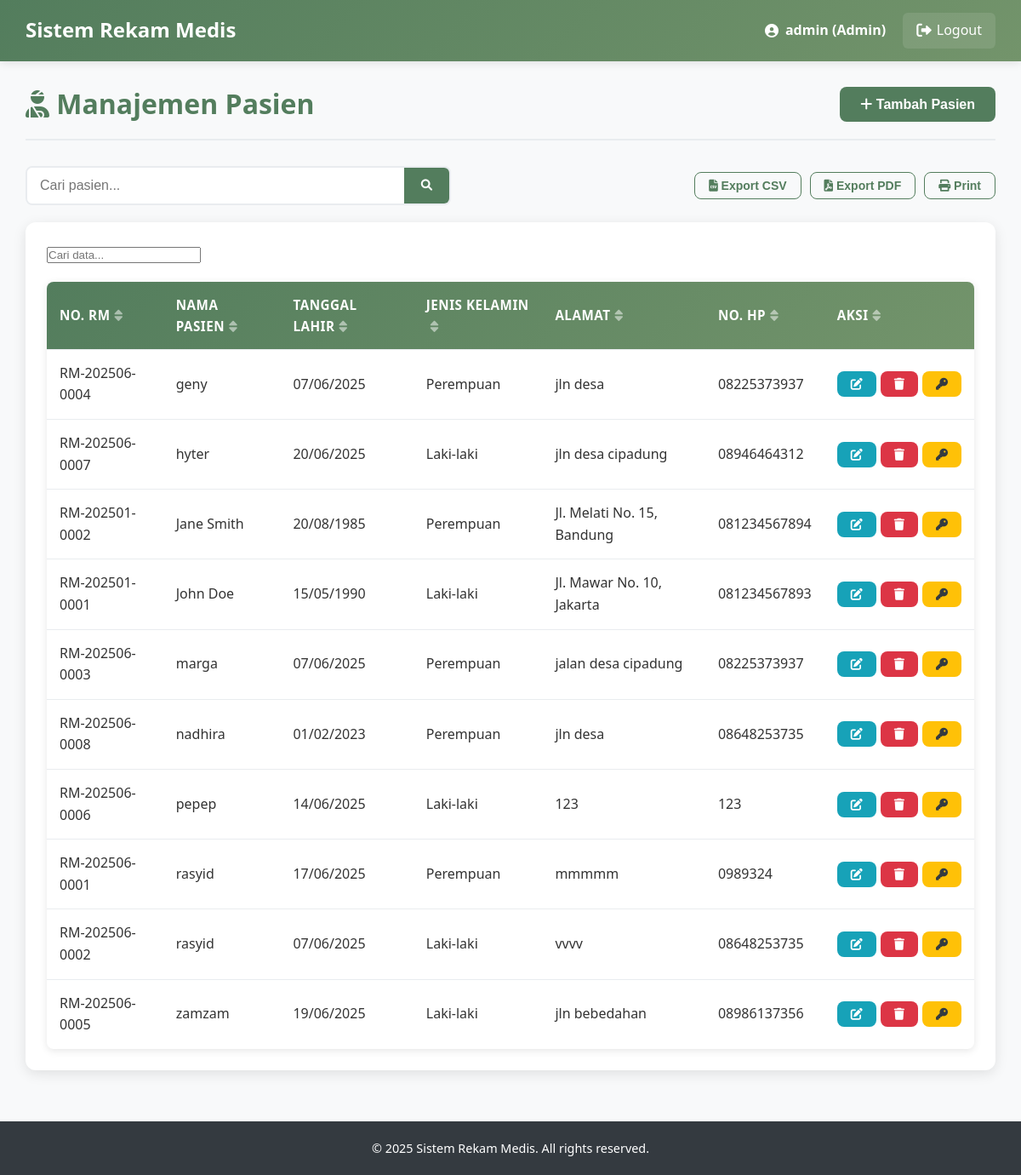
/medis_trysthan-main/Trys_Proj/admin/patients.php (signed in), run on the app's committed database.
### tables this page shows
CREATE TABLE `pasien` (
  `id_pasien` int(11) NOT NULL,
  `no_rm` varchar(20) NOT NULL,
  `nm_pasien` varchar(100) NOT NULL,
  `tgl_lhr` date DEFAULT NULL,
  `alamat` text DEFAULT NULL,
  `telepon` varchar(15) DEFAULT NULL,
  `no_hp` varchar(15) DEFAULT NULL,
  `jenis_kelamin` enum('L','P') DEFAULT NULL,
  `nm_kk` varchar(100) DEFAULT NULL,
  `hub_kel` varchar(50) DEFAULT NULL,
  `id_user` int(11) DEFAULT NULL,
  `created_at` timestamp NOT NULL DEFAULT current_timestamp(),
  `updated_at` timestamp NOT NULL DEFAULT current_timestamp() ON UPDATE current_timestamp()
);

### medis_trysthan-main/Trys_Proj/admin/patients.php (the view, shortened to what this page needs)
<?php
include '../config/database.php';
$page_title = "Manajemen Pasien";
$search = isset($_GET['search']) ? $_GET['search'] : '';
$search_condition = '';
$page = isset($_GET['page']) ? (int)$_GET['page'] : 1;
$limit = 10;
$offset = ($page - 1) * $limit;
$sql = "SELECT * FROM pasien $search_condition ORDER BY nm_pasien LIMIT $offset, $limit";
$result = $conn->query($sql);
?>
<!DOCTYPE html>
<html lang="en">
<head>
    <link rel="stylesheet" href="../css/style.css">
    <link rel="stylesheet" href="https://cdnjs.cloudflare.com/ajax/libs/font-awesome/6.0.0-beta3/css/all.min.css">
</head>
<body>
    <?php include '../includes/header.php'; ?>
    <div class="container">
        <div class="content">
            <div class="content-header">
                <h2><i class="fas fa-user-injured"></i> <?php echo $page_title; ?></h2>
                <button class="btn btn-primary" onclick="showAddModal()">
                    <i class="fas fa-plus"></i> Tambah Pasien
                </button>
            </div>
            <div class="search-filter">
                <form method="GET" action="" class="search-form">
                    <div class="search-input">
                        <input type="text" name="search" placeholder="Cari pasien..." value="<?php echo htmlspecialchars($search); ?>">
                        <button type="submit" class="search-button">
                            <i class="fas fa-search"></i>
                        </button>
                    </div>
                </form>
                <div class="filter-options">
                    <button class="btn btn-sm btn-outline" onclick="exportData('csv')">
                        <i class="fas fa-file-csv"></i> Export CSV
                    </button>
                    <button class="btn btn-sm btn-outline" onclick="exportData('pdf')">
                        <i class="fas fa-file-pdf"></i> Export PDF
                    </button>
                    <button class="btn btn-sm btn-outline" onclick="printData()">
                        <i class="fas fa-print"></i> Print
                    </button>
                </div>
            </div>
            <div class="card">
                <div class="card-body">
                    <table class="data-table">
                        <thead>
                            <tr>
                                <th>No. RM</th>
                                <th>Nama Pasien</th>
                                <th>Tanggal Lahir</th>
                                <th>Jenis Kelamin</th>
                                <th>Alamat</th>
                                <th>No. HP</th>
                                <th>Aksi</th>
                            </tr>
                        </thead>
                        <tbody>
                            <?php if ($result->num_rows > 0): ?>
                                <?php while ($row = $result->fetch_assoc()): ?>
                                <tr>
                                    <td><?php echo $row['no_rm']; ?></td>
                                    <td><?php echo $row['nm_pasien']; ?></td>
                                    <td><?php echo date('d/m/Y', strtotime($row['tgl_lhr'])); ?></td>
                                    <td><?php echo $row['jenis_kelamin'] == 'L' ? 'Laki-laki' : 'Perempuan'; ?></td>
                                    <td><?php echo $row['alamat']; ?></td>
                                    <td><?php echo $row['no_hp']; ?></td>
                                    <td>
                                        <div class="action-buttons">
                                            <button class="btn btn-sm btn-info" onclick="showEditModal(<?php echo $row['id_pasien']; ?>, '<?php echo $row['nm_pasien']; ?>', '<?php echo $row['tgl_lhr']; ?>', '<?php echo addslashes($row['alamat']); ?>', '<?php echo $row['telepon']; ?>', '<?php echo $row['no_hp']; ?>', '<?php echo $row['jenis_kelamin']; ?>', '<?php echo addslashes($row['nm_kk']); ?>', '<?php echo addslashes($row['hub_kel']); ?>')">
                                                <i class="fas fa-edit"></i>
                                            </button>
                                            <button class="btn btn-sm btn-danger" onclick="confirmDelete(<?php echo $row['id_pasien']; ?>, '<?php echo $row['nm_pasien']; ?>')">
                                                <i class="fas fa-trash"></i>
                                            </button>
                                            <button class="btn btn-sm btn-warning" onclick="confirmResetPassword(<?php echo $row['id_pasien']; ?>, '<?php echo $row['nm_pasien']; ?>')">
                                                <i class="fas fa-key"></i>
                                            </button>
                                        </div>
                                    </td>
                                </tr>
                                <?php endwhile; ?>
                            <?php else: ?>
                                <tr>
                                    <td colspan="7" class="text-center">Tidak ada data pasien.</td>
                                </tr>
                            <?php endif; ?>
                        </tbody>
                    </table>
                </div>
            </div>
        </div>
    </div>
    <?php include '../includes/footer.php'; ?>
</body>
</html>

### medis_trysthan-main/Trys_Proj/css/style.css (style rules this page uses)
* { margin: 0; padding: 0; box-sizing: border-box; }
body { font-family: "Segoe UI", Tahoma, Geneva, Verdana, sans-serif; line-height: 1.6; color: #333; background-color: #f8f9fa; }
:root { --primary-color: #537d5d; --primary-dark: #3e5e45; --primary-light: #6a9975; --secondary-color: #73946b; --secondary-dark: #5a7553; --secondary-light: #8bac83; --accent-color: #9ebc8a; --accent-dark: #85a371; --accent-light: #b7d5a3; --light-color: #d2d0a0; --light-dark: #b9b787; --light-light: #ebe9b9; --white: #ffffff; --off-white: #f9f9f9; --gray-light: #f8f9fa; --gray-medium: #6c757d; --gray-dark: #343a40; --success: #28a745; --success-dark: #1e7e34; --danger: #dc3545; --danger-dark: #bd2130; --warning: #ffc107; --warning-dark: #d39e00; --info: #17a2b8; --info-dark: #117a8b; }
h1, h2, h3, h4, h5, h6 { font-weight: 700; line-height: 1.2; margin-bottom: 0.5em; color: var(--gray-dark); }
h2 { font-size: 2rem; }
.btn { display: inline-block; padding: 12px 24px; border: none; border-radius: 8px; font-size: 1rem; font-weight: 600; text-decoration: none; text-align: center; cursor: pointer; transition: all 0.3s ease; line-height: 1; position: relative; overflow: hidden; }
.btn::after { content: ""; position: absolute; top: 50%; left: 50%; width: 5px; height: 5px; background: rgba(255, 255, 255, 0.5); opacity: 0; border-radius: 100%; transform: scale(1, 1) translate(-50%); transform-origin: 50% 50%; }
.btn-primary { background-color: var(--primary-color); color: var(--white); }
.btn-info { background-color: var(--info); color: var(--white); }
.btn-danger { background-color: var(--danger); color: var(--white); }
.btn-warning { background-color: var(--warning); color: var(--gray-dark); }
.btn-sm { padding: 8px 16px; font-size: 0.875rem; }
.container { display: flex; min-height: calc(100vh - 70px); }
.content { flex: 1; padding: 30px; background-color: var(--gray-light); min-height: calc(100vh - 70px); }
.content-header { display: flex; justify-content: space-between; align-items: center; margin-bottom: 30px; padding-bottom: 20px; border-bottom: 2px solid #e9ecef; }
.content-header h2 { color: var(--primary-color); font-size: 2rem; font-weight: 700; margin: 0; }
.card { background: var(--white); border-radius: 12px; box-shadow: 0 4px 15px rgba(0, 0, 0, 0.1); margin-bottom: 30px; overflow: hidden; transition: transform 0.3s ease, box-shadow 0.3s ease; }
.card-body { padding: 25px; }
.data-table { width: 100%; border-collapse: collapse; background: var(--white); border-radius: 8px; overflow: hidden; box-shadow: 0 2px 10px rgba(0, 0, 0, 0.1); }
.data-table thead { background: linear-gradient(135deg, var(--primary-color), var(--secondary-color)); color: var(--white); }
.data-table th, .data-table td { padding: 15px; text-align: left; border-bottom: 1px solid #e9ecef; }
.data-table th { font-weight: 600; font-size: 0.95rem; text-transform: uppercase; letter-spacing: 0.5px; }
.data-table tbody tr { transition: background-color 0.3s ease; }
.data-table tbody tr:last-child td { border-bottom: none; }

### medis_trysthan-main/Trys_Proj/admin/patients.php (style rules this page uses)
.search-filter { display: flex; justify-content: space-between; align-items: center; margin-bottom: 20px; }
.search-form { flex: 1; max-width: 500px; }
.search-input { display: flex; border: 2px solid #e9ecef; border-radius: 8px; overflow: hidden; }
.search-input input { flex: 1; padding: 12px 15px; border: none; outline: none; font-size: 1rem; }
.search-button { background-color: #537D5D; color: white; border: none; padding: 0 20px; cursor: pointer; transition: background-color 0.3s; }
.filter-options { display: flex; gap: 10px; }
.btn-outline { background-color: transparent; border: 1px solid #537D5D; color: #537D5D; }
.action-buttons { display: flex; gap: 5px; }

### data on the page
pasien: no_rm "RM-202506-0004", nm_pasien "geny", tgl_lhr "07/06/2025", jenis_kelamin "Perempuan", alamat "jln desa", no_hp "08225373937"
pasien: no_rm "RM-202506-0007", nm_pasien "hyter", tgl_lhr "20/06/2025", jenis_kelamin "Laki-laki", alamat "jln desa cipadung", no_hp "08946464312"
pasien: no_rm "RM-202501-0002", nm_pasien "Jane Smith", tgl_lhr "20/08/1985", jenis_kelamin "Perempuan", alamat "Jl. Melati No. 15, Bandung", no_hp "081234567894"
pasien: no_rm "RM-202501-0001", nm_pasien "John Doe", tgl_lhr "15/05/1990", jenis_kelamin "Laki-laki", alamat "Jl. Mawar No. 10, Jakarta", no_hp "081234567893"
pasien: no_rm "RM-202506-0003", nm_pasien "marga", tgl_lhr "07/06/2025", jenis_kelamin "Perempuan", alamat "jalan desa cipadung", no_hp "08225373937"
pasien: no_rm "RM-202506-0008", nm_pasien "nadhira", tgl_lhr "01/02/2023", jenis_kelamin "Perempuan", alamat "jln desa", no_hp "08648253735"
pasien: no_rm "RM-202506-0006", nm_pasien "pepep", tgl_lhr "14/06/2025", jenis_kelamin "Laki-laki", alamat "123", no_hp "123"
pasien: no_rm "RM-202506-0001", nm_pasien "rasyid", tgl_lhr "17/06/2025", jenis_kelamin "Perempuan", alamat "mmmmm", no_hp "0989324"
pasien: no_rm "RM-202506-0002", nm_pasien "rasyid", tgl_lhr "07/06/2025", jenis_kelamin "Laki-laki", alamat "vvvv", no_hp "08648253735"
pasien: no_rm "RM-202506-0005", nm_pasien "zamzam", tgl_lhr "19/06/2025", jenis_kelamin "Laki-laki", alamat "jln bebedahan", no_hp "08986137356"

### other printed values
$_SESSION['username'] "admin"
$_SESSION['role'] "Admin"
$page_title "Manajemen Pasien"
